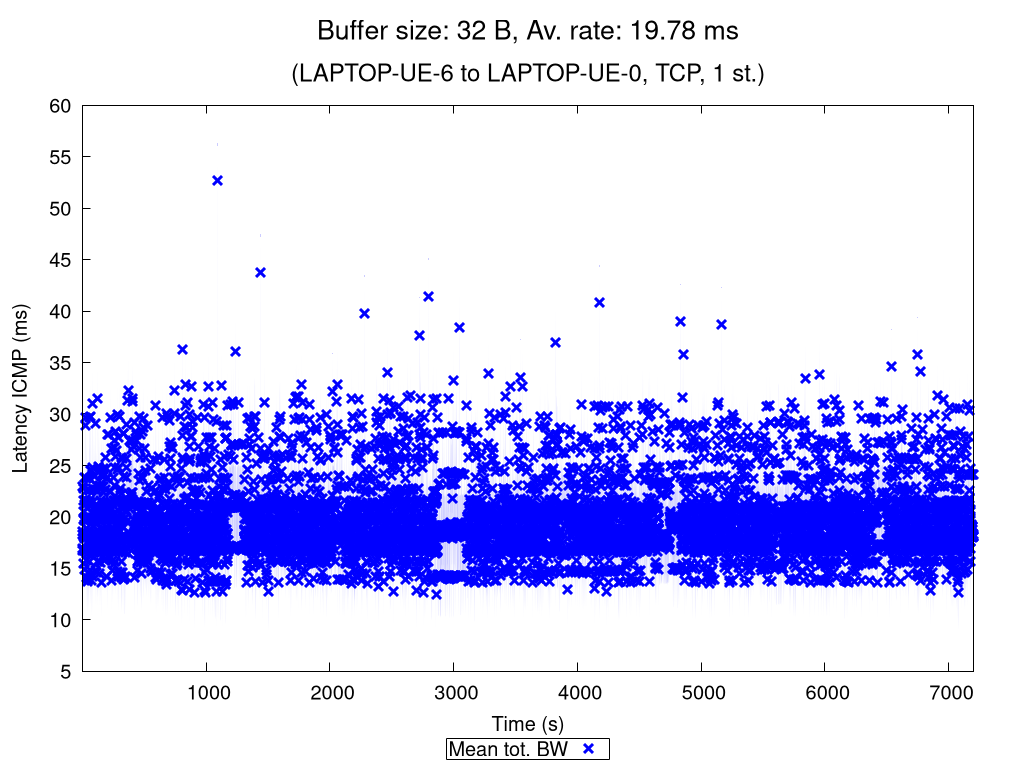

Recreate this plot in gnuplot.
set terminal pngcairo nocrop enhanced size 1024,768 font "Verdana,15"
set output "TCP_1_st_2020_11_06_01-45-06_two2one_00032B.png"

set title "{/=20 Buffer size: 32 B, Av. rate: 19.78 ms}\n\n{/=18 (LAPTOP-UE-6 to LAPTOP-UE-0, TCP, 1 st.)}"

set xlabel "Time (s)"
set ylabel "Latency ICMP (ms)"
set ytics nomirror
set key bmargin center horizontal box samplen 1 width -1
set bmargin 4.6
set rmargin 4.5

rf = 1.0  # rate factor
set style fill transparent solid 0.2 noborder
set autoscale xfix
plot "TCP_1_st_2020_11_06_01-45-06_two2one_00032B_iperf_processed.dat" using 1:($2/rf-$3/rf):($2/rf+$3/rf) with filledcurves lc rgb "blue" notitle, \
     "" using 1:($2/rf) with points pt 2 ps 1.5 lw 3 lc rgb "blue" title "Mean tot. BW", \
